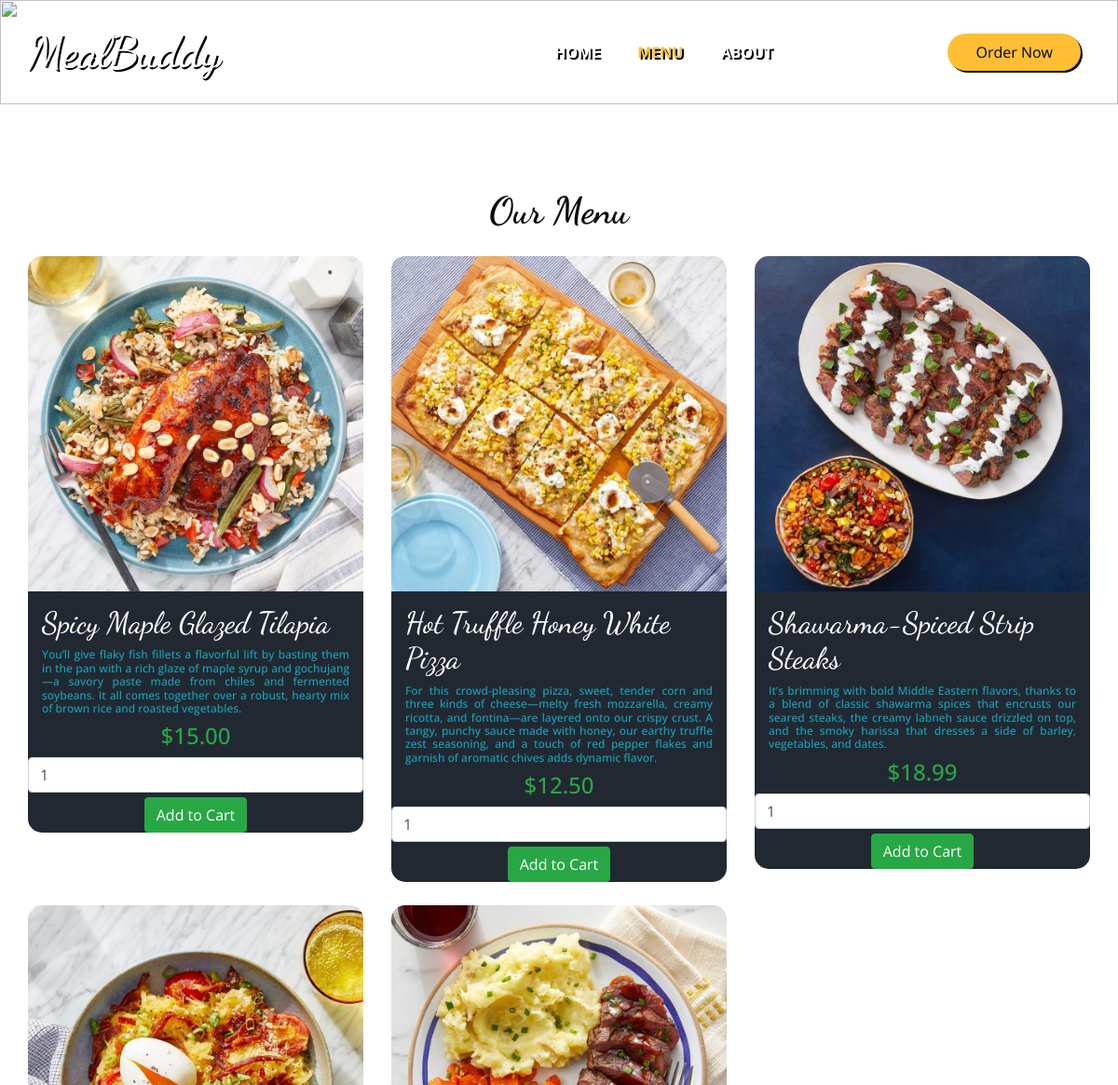
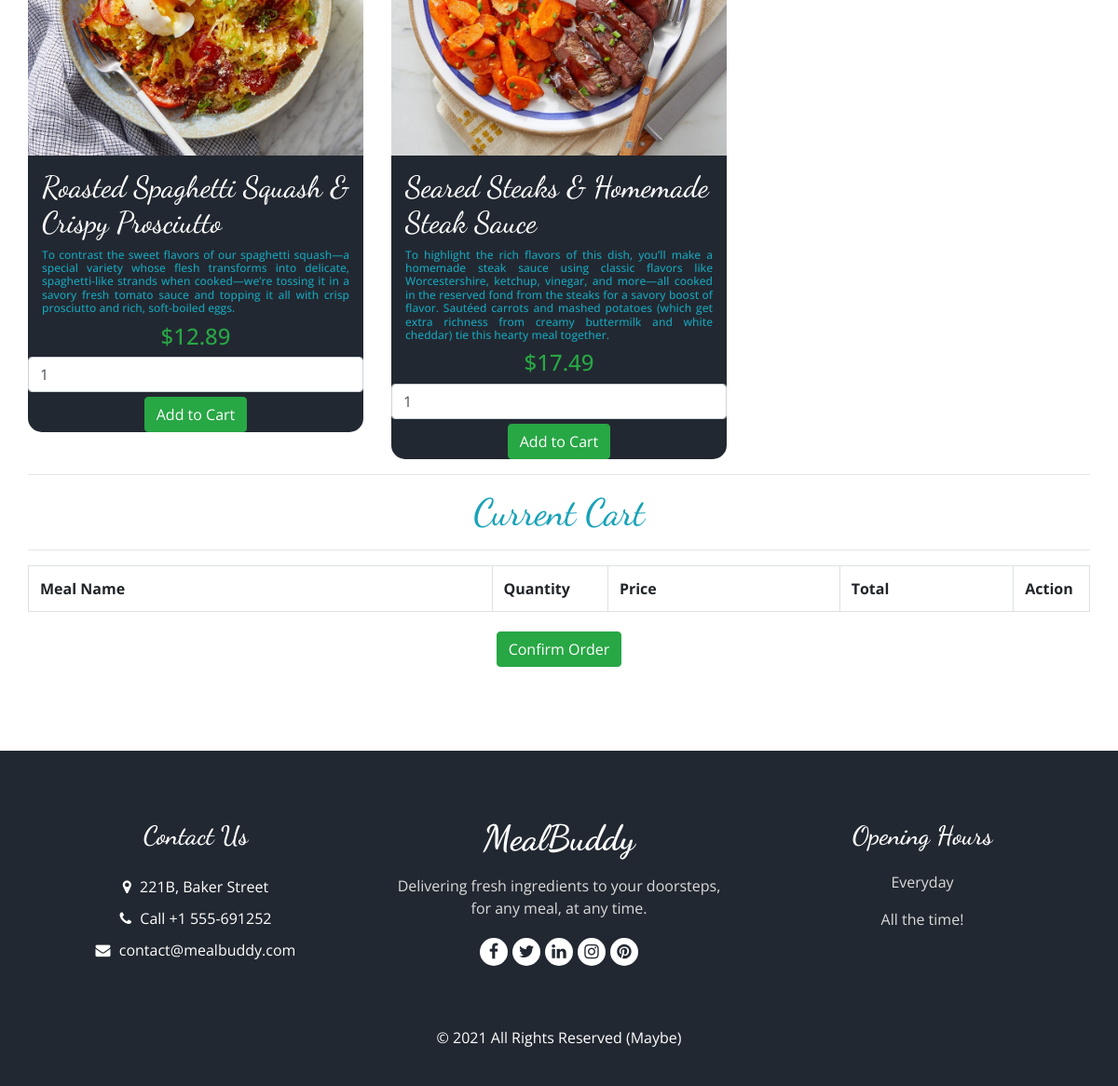
Page /menu.php on the committed database (2 pictures, top to bottom).
### tables this page shows
CREATE TABLE `meals` (
  `uid` int(11) NOT NULL,
  `name` varchar(60) NOT NULL,
  `dscrip` varchar(600) NOT NULL,
  `imglink` varchar(200) NOT NULL,
  `price` varchar(10) NOT NULL,
  `prep_time` int(30) NOT NULL,
  `reviews` int(100) NOT NULL,
  `calories` varchar(255) NOT NULL,
  `ingred` varchar(255) NOT NULL,
  `posppl` varchar(15) NOT NULL
);

### menu.php (the view, shortened to what this page needs)
<!DOCTYPE html>
<html>
<head>
  <link rel="stylesheet" type="text/css" href="css/bootstrap.css" />
  <link rel="stylesheet" type="text/css" href="https://cdnjs.cloudflare.com/ajax/libs/OwlCarousel2/2.3.4/assets/owl.carousel.min.css" />
  <link rel="stylesheet" href="https://cdnjs.cloudflare.com/ajax/libs/jquery-nice-select/1.1.0/css/nice-select.min.css" />
  <link href="css/font-awesome.min.css" rel="stylesheet" />
  <link href="http://cdnjs.cloudflare.com/ajax/libs/font-awesome/4.3.0/css/font-awesome.css" rel="stylesheet"  type='text/css'>
  <link href="css/style.css" rel="stylesheet" />
  <link href="css/responsive.css" rel="stylesheet" />
</head>
<body class="sub_page">
  <div class="hero_area">
    <div class="bg-box">
      <img src="images/bg-3.jpg" alt="">
    </div>
    <header class="header_section">
      <div class="container">
        <nav class="navbar navbar-expand-lg custom_nav-container ">
          <a class="navbar-brand" href="index.php">
            <span>
              MealBuddy
            </span>
          </a>
          <div class="collapse navbar-collapse" id="navbarSupportedContent">
            <ul class="navbar-nav  mx-auto ">
              <li class="nav-item">
                <a class="nav-link" href="index.php">Home <span class="sr-only">(current)</span></a>
              </li>
              <li class="nav-item active">
                <a class="nav-link" href="menu.php">Menu</a>
              </li>
              <li class="nav-item">
                <a class="nav-link" href="about.html">About</a>
              </li>
            </ul>
            <div class="user_option">
              <a href="" class="order_online">
                Order Now
              </a>
            </div>
          </div>
        </nav>
      </div>
    </header>
  </div>
  <section class="food_section layout_padding">
    <div class="container">
      <div class="heading_container heading_center">
        <h2>
          Our Menu
        </h2>
      </div>
      <div class="row">
        <?php
        $connec = mysqli_connect('localhost', 'root', '');
        mysqli_select_db($connec, 'mbuddy');
        $query = " SELECT `uid`, `name`, `dscrip`, `imglink`, `price` FROM `meals` ORDER BY uid ASC ";
        $queryexec = mysqli_query($connec, $query);
        $num = mysqli_num_rows($queryexec);
        if($num > 0) {
          while($meals = mysqli_fetch_array($queryexec)){
            ?>
          <div class="col-md-4">
            <form method = "post" action= "menu.php?action=add&uid=<?php echo $meals["uid"]; ?>">
              <div class="box">
                <img src="<?php echo $meals["imglink"]; ?>" class="img-fluid" />
                <br/>
                <h2 class="text" style="font-family: 'Dancing Script', cursive; color: white; padding-left: 15px; padding-right: 15px; padding-top: 15px;"><?php echo $meals["name"]; ?></h2>
                <h4 class="text-info" style="font-size: 12px; padding-left: 15px; padding-right: 15px; text-align: justify;"><?php echo $meals["dscrip"]; ?></h4>
                <h4 class="text-success" style="text-align: center;">&#36;<?php echo $meals["price"]; ?></h4>
                <input type="text" name="quantity" class="form-control" value="1" />
                <center>
                  <input type="submit" name="add_to_cart" style="margin-top:5px;" class="btn btn-success" value="Add to Cart" />
                </center>
              </div>
            </form>
          </div>
      <?php
          }
        }
        ?>
        </div>
        <hr />
        <h1 class="text-info" style="font-family: 'Dancing Script', cursive; text-align: center;" >Current Cart</h1>
        <hr />
        <div class="table-responsive">
          <table class="table table-bordered">
            <tr>
              <th width="40%">
                Meal Name
              </th>
              <th width="10%">
                Quantity
              </th>
              <th width="20%">
                Price
              </th>
              <th width="15%">
                Total
              </th>
              <th width="5%">
                Action
              </th>
            </tr>
          </table>
          <center>
            <a href="orderconfirmation.php">
              <input type="submit" name="confirm_cart" style="margin-top:5px;" class="btn btn-success" value="Confirm Order"/>
            </a>
          </center>
        </div>
      </div>
  </section>
  <footer class="footer_section">
    <div class="container">
      <div class="row">
        <div class="col-md-4 footer-col">
          <div class="footer_contact">
            <h4>
              Contact Us
            </h4>
            <div class="contact_link_box">
              <a href="">
                <i class="fa fa-map-marker" aria-hidden="true"></i>
                <span>
                  221B, Baker Street
                </span>
              </a>
              <a href="">
                <i class="fa fa-phone" aria-hidden="true"></i>
                <span>
                  Call +1 555-691252
                </span>
              </a>
              <a href="">
                <i class="fa fa-envelope" aria-hidden="true"></i>
                <span>
                  contact@mealbuddy.com
                </span>
              </a>
            </div>
          </div>
        </div>
        <div class="col-md-4 footer-col">
          <div class="footer_detail">
            <a href="" class="footer-logo">
              MealBuddy
            </a>
            <p>
              Delivering fresh ingredients to your doorsteps, for any meal, at any time.
            </p>
            <div class="footer_social">
              <a href="">
                <i class="fa fa-facebook" aria-hidden="true"></i>
              </a>
              <a href="">
                <i class="fa fa-twitter" aria-hidden="true"></i>
              </a>
              <a href="">
                <i class="fa fa-linkedin" aria-hidden="true"></i>
              </a>
              <a href="">
                <i class="fa fa-instagram" aria-hidden="true"></i>
              </a>
              <a href="">
                <i class="fa fa-pinterest" aria-hidden="true"></i>
              </a>
            </div>
          </div>
        </div>
        <div class="col-md-4 footer-col">
          <h4>
            Opening Hours
          </h4>
          <p>
            Everyday
          </p>
          <p>
            All the time!
          </p>
        </div>
      </div>
      <div class="footer-info">
        <p>
          &copy; <span id="displayYear"></span> All Rights Reserved (Maybe)
        </p>
      </div>
    </div>
  </footer>
</body>
</html>

### css/style.css (style rules this page uses)
body { font-family: "Open Sans", sans-serif; color: #0c0c0c; background-color: #ffffff; overflow-x: hidden; }
.layout_padding { padding: 90px 0; }
h1, h2 { font-family: 'Dancing Script', cursive; }
.heading_container { display: -webkit-box; display: -ms-flexbox; display: flex; -webkit-box-orient: vertical; -webkit-box-direction: normal; -ms-flex-direction: column; flex-direction: column; -webkit-box-align: start; -ms-flex-align: start; align-items: flex-start; }
.heading_container h2 { position: relative; margin-bottom: 0; font-size: 2.5rem; font-weight: bold; }
.heading_container.heading_center { -webkit-box-align: center; -ms-flex-align: center; align-items: center; text-align: center; }
a, a:hover, a:focus { text-decoration: none; }
.btn, .btn:focus { outline: none !important; -webkit-box-shadow: none; box-shadow: none; }
.hero_area { position: relative; min-height: 100vh; display: -webkit-box; display: -ms-flexbox; display: flex; -webkit-box-orient: vertical; -webkit-box-direction: normal; -ms-flex-direction: column; flex-direction: column; }
.bg-box { position: absolute; top: 0; left: 0; width: 100%; height: 100%; }
.bg-box img { width: 100%; height: 100%; -o-object-fit: cover; object-fit: cover; }
.sub_page .hero_area { min-height: auto; }
.sub_page .hero_area .bg-box { position: absolute; top: 0; left: 0; width: 100%; height: 100%; }
.sub_page .hero_area .bg-box img { width: 100%; height: 100%; -o-object-fit: cover; object-fit: cover; -o-object-position: right top; object-position: right top; }
.header_section { padding: 15px 0; }
.navbar-brand { font-family: 'Dancing Script', cursive; }
.navbar-brand span { font-weight: bolder; font-size: 48px; color: white; text-shadow: 2px 2px black; }
.custom_nav-container { padding: 0; }
.custom_nav-container .navbar-nav { padding-left: 18%; }
.custom_nav-container .navbar-nav .nav-item .nav-link { font-weight: bold; padding: 5px 20px; color: #ffffff; text-align: center; text-transform: uppercase; border-radius: 5px; -webkit-transition: all 0.3s; transition: all 0.3s; text-shadow: 2px 2px black; }
.custom_nav-container .navbar-nav .nav-item:hover .nav-link, .custom_nav-container .navbar-nav .nav-item.active .nav-link { color: #ffbe33; }
.user_option { display: -webkit-box; display: -ms-flexbox; display: flex; -webkit-box-align: center; -ms-flex-align: center; align-items: center; }
.user_option a { margin: 0 10px; }
.user_option .order_online { display: inline-block; padding: 8px 30px; background-color: #ffbe33; color: black; border-radius: 45px; -webkit-transition: all 0.3s; transition: all 0.3s; border: none; box-shadow: 2px 2px black; }
.food_section .box { position: relative; margin-top: 25px; background-color: #ffffff; border-radius: 10px; color: #ffffff; border-radius: 15px; overflow: hidden; background: linear-gradient(to bottom, #f1f2f3 25px, #222831 25px); }
.footer_section { background-color: #222831; color: #ffffff; padding: 75px 0 40px 0; text-align: center; }
.footer_section h4 { font-size: 28px; }
.footer_section h4, .footer_section .footer-logo { font-weight: 600; margin-bottom: 20px; font-family: 'Dancing Script', cursive; }
.footer_section p { color: #dbdbdb; }
.footer_section .footer-col { margin-bottom: 30px; }
.footer_section .footer_contact .contact_link_box { display: -webkit-box; display: -ms-flexbox; display: flex; -webkit-box-orient: vertical; -webkit-box-direction: normal; -ms-flex-direction: column; flex-direction: column; }
.footer_section .footer_contact .contact_link_box a { margin: 5px 0; color: #ffffff; }
.footer_section .footer_contact .contact_link_box a i { margin-right: 5px; }
.footer_section .footer-logo { display: block; font-weight: bold; font-size: 38px; line-height: 1; color: #ffffff; }
.footer_section .footer_social { display: -webkit-box; display: -ms-flexbox; display: flex; -webkit-box-pack: center; -ms-flex-pack: center; justify-content: center; margin-top: 20px; margin-bottom: 10px; }
.footer_section .footer_social a { display: -webkit-box; display: -ms-flexbox; display: flex; -webkit-box-pack: center; -ms-flex-pack: center; justify-content: center; -webkit-box-align: center; -ms-flex-align: center; align-items: center; color: #222831; width: 30px; height: 30px; border-radius: 100%; background-color: #ffffff; border-radius: 100%; margin: 0 2.5px; font-size: 18px; }
.footer_section .footer-info { text-align: center; margin-top: 25px; }
.footer_section .footer-info p { color: #ffffff; margin: 0; }

### rows in the picture
meals: shows a picture, name "Spicy Maple Glazed Tilapia", dscrip "You’ll give flaky fish fillets a flavorful lift by basting them in the pan with a rich glaze of maple syrup and gochujang—a savory paste made from chiles and fermented soybeans. It all comes together over a robust, hearty mix of brown rice and roasted vegetables.", price "15.00"
meals: imglink (picture), name "Hot Truffle Honey White Pizza", dscrip "For this crowd-pleasing pizza, sweet, tender corn and three kinds of cheese—melty fresh mozzarella, creamy ricotta, and fontina—are layered onto our crispy crust. A tangy, punchy sauce made with honey, our earthy truffle zest seasoning, and a touch of red pepper flakes and garnish of aromatic chives adds dynamic flavor.", price "12.50"
meals: imglink (picture), name "Shawarma-Spiced Strip Steaks", dscrip "It’s brimming with bold Middle Eastern flavors, thanks to a blend of classic shawarma spices that encrusts our seared steaks, the creamy labneh sauce drizzled on top, and the smoky harissa that dresses a side of barley, vegetables, and dates.", price "18.99"
meals: shows a picture, name "Roasted Spaghetti Squash & Crispy Prosciutto", dscrip "To contrast the sweet flavors of our spaghetti squash—a special variety whose flesh transforms into delicate, spaghetti-like strands when cooked—we’re tossing it in a savory fresh tomato sauce and topping it all with crisp prosciutto and rich, soft-boiled eggs.", price "12.89"
meals: imglink (picture), name "Seared Steaks & Homemade Steak Sauce", dscrip "To highlight the rich flavors of this dish, you’ll make a homemade steak sauce using classic flavors like Worcestershire, ketchup, vinegar, and more—all cooked in the reserved fond from the steaks for a savory boost of flavor. Sautéed carrots and mashed potatoes (which get extra richness from creamy buttermilk and white cheddar) tie this hearty meal together.", price "17.49"
